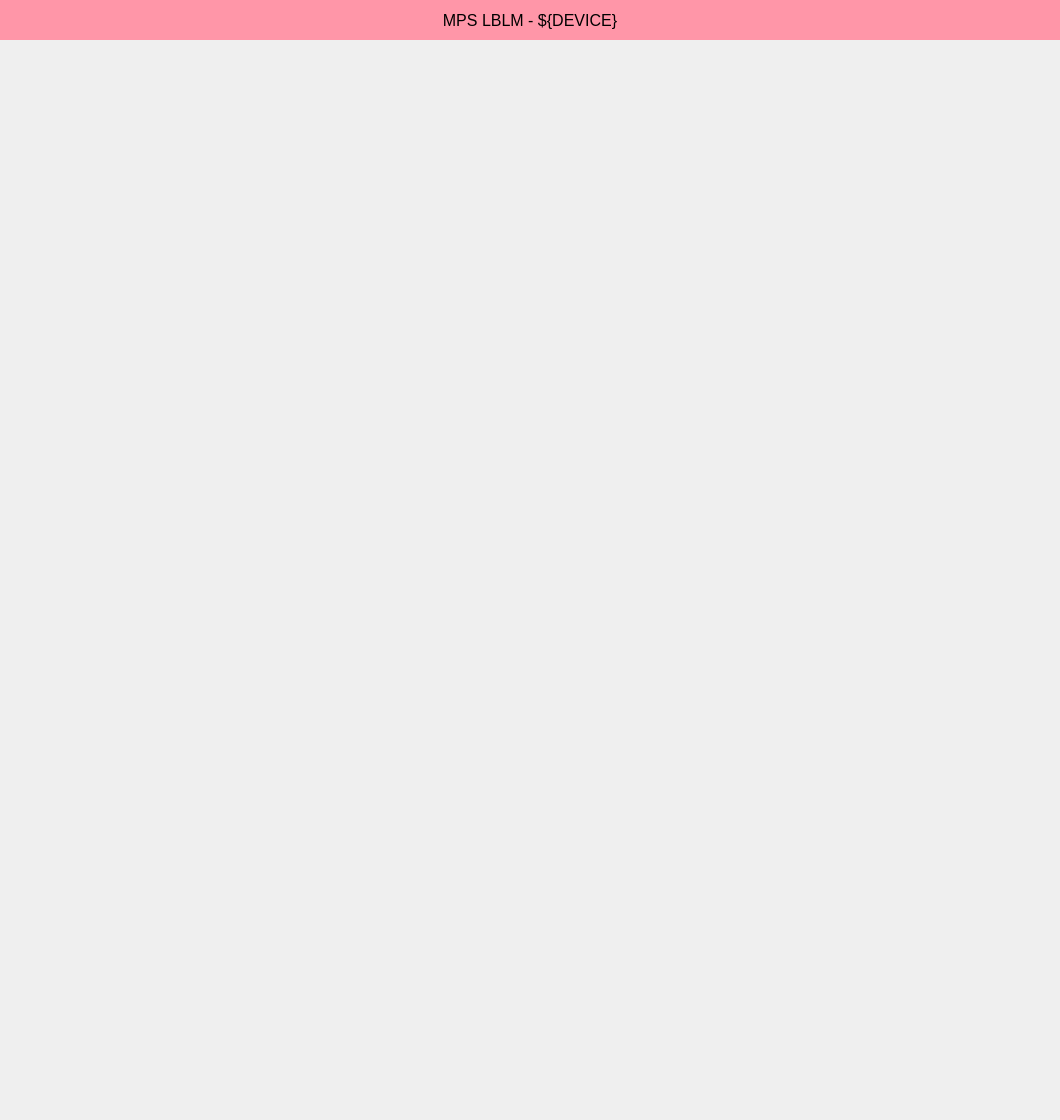
<?xml version="1.0" encoding="UTF-8"?>
<ui version="4.0">
 <class>Form</class>
 <widget class="QWidget" name="Form">
  <property name="geometry">
   <rect>
    <x>0</x>
    <y>0</y>
    <width>1060</width>
    <height>1120</height>
   </rect>
  </property>
  <property name="windowTitle">
   <string>Form</string>
  </property>
  <widget class="QLabel" name="label">
   <property name="geometry">
    <rect>
     <x>0</x>
     <y>0</y>
     <width>1060</width>
     <height>40</height>
    </rect>
   </property>
   <property name="font">
    <font>
     <pointsize>12</pointsize>
    </font>
   </property>
   <property name="styleSheet">
    <string notr="true">background-color: rgb(255, 150, 168);</string>
   </property>
   <property name="text">
    <string>MPS LBLM - ${DEVICE}</string>
   </property>
   <property name="alignment">
    <set>Qt::AlignCenter</set>
   </property>
  </widget>
  <widget class="PyDMEmbeddedDisplay" name="PyDMEmbeddedDisplay">
   <property name="geometry">
    <rect>
     <x>0</x>
     <y>40</y>
     <width>1060</width>
     <height>360</height>
    </rect>
   </property>
   <property name="toolTip">
    <string/>
   </property>
   <property name="frameShape">
    <enum>QFrame::NoFrame</enum>
   </property>
   <property name="macros" stdset="0">
    <string>{&quot;TITLE&quot;:&quot;${TITLE1}&quot;,&quot;PV&quot;:&quot;${PV1}&quot;,&quot;P&quot;:&quot;${P1}&quot;,&quot;BAY&quot;:&quot;${BAY1}&quot;,&quot;CH&quot;:&quot;${CH1}&quot;}</string>
   </property>
   <property name="filename" stdset="0">
    <string>mps_lblm.py</string>
   </property>
  </widget>
  <widget class="PyDMEmbeddedDisplay" name="PyDMEmbeddedDisplay_2">
   <property name="geometry">
    <rect>
     <x>0</x>
     <y>400</y>
     <width>1060</width>
     <height>360</height>
    </rect>
   </property>
   <property name="toolTip">
    <string/>
   </property>
   <property name="frameShape">
    <enum>QFrame::NoFrame</enum>
   </property>
   <property name="macros" stdset="0">
    <string>{&quot;TITLE&quot;:&quot;${TITLE2}&quot;,&quot;PV&quot;:&quot;${PV2}&quot;,&quot;P&quot;:&quot;${P2}&quot;,&quot;BAY&quot;:&quot;${BAY2}&quot;,&quot;CH&quot;:&quot;${CH2}&quot;}</string>
   </property>
   <property name="filename" stdset="0">
    <string>mps_lblm.py</string>
   </property>
  </widget>
  <widget class="PyDMEmbeddedDisplay" name="PyDMEmbeddedDisplay_3">
   <property name="geometry">
    <rect>
     <x>0</x>
     <y>760</y>
     <width>1060</width>
     <height>360</height>
    </rect>
   </property>
   <property name="toolTip">
    <string/>
   </property>
   <property name="frameShape">
    <enum>QFrame::NoFrame</enum>
   </property>
   <property name="macros" stdset="0">
    <string>{&quot;TITLE&quot;:&quot;${TITLE3}&quot;,&quot;PV&quot;:&quot;${PV3}&quot;,&quot;P&quot;:&quot;${P3}&quot;,&quot;BAY&quot;:&quot;${BAY3}&quot;,&quot;CH&quot;:&quot;${CH3}&quot;}</string>
   </property>
   <property name="filename" stdset="0">
    <string>mps_lblm.py</string>
   </property>
  </widget>
 </widget>
 <customwidgets>
  <customwidget>
   <class>PyDMEmbeddedDisplay</class>
   <extends>QFrame</extends>
   <header>pydm.widgets.embedded_display</header>
  </customwidget>
 </customwidgets>
 <resources/>
 <connections/>
</ui>
